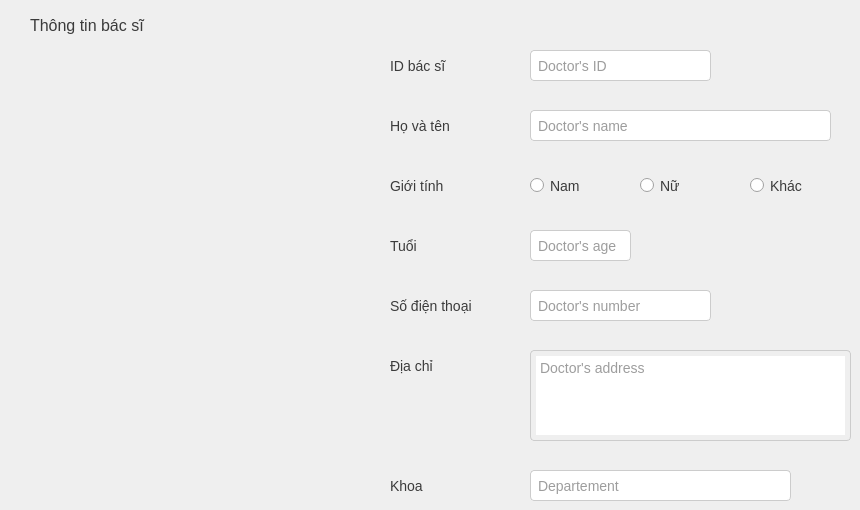
      <widget class="QWidget" name="page_3">
       <widget class="QLineEdit" name="infor_doctor_input_2">
        <property name="geometry">
         <rect>
          <x>530</x>
          <y>110</y>
          <width>301</width>
          <height>31</height>
         </rect>
        </property>
        <property name="styleSheet">
         <string notr="true">border: 1px solid #ccc;
color: #3b3b3b;
font-size: 14px;
padding: 5px;
border-radius: 4px;</string>
        </property>
        <property name="maxLength">
         <number>40</number>
        </property>
        <property name="placeholderText">
         <string>Doctor's name</string>
        </property>
       </widget>
       <widget class="QLabel" name="label_48">
        <property name="geometry">
         <rect>
          <x>390</x>
          <y>170</y>
          <width>101</width>
          <height>31</height>
         </rect>
        </property>
        <property name="styleSheet">
         <string notr="true">color: #3b3b3b;
font-size: 14px;</string>
        </property>
        <property name="text">
         <string>Giới tính</string>
        </property>
       </widget>
       <widget class="QLabel" name="label_49">
        <property name="geometry">
         <rect>
          <x>390</x>
          <y>290</y>
          <width>101</width>
          <height>31</height>
         </rect>
        </property>
        <property name="styleSheet">
         <string notr="true">color: #3b3b3b;
font-size: 14px;</string>
        </property>
        <property name="text">
         <string>Số điện thoại</string>
        </property>
       </widget>
       <widget class="QLabel" name="label_50">
        <property name="geometry">
         <rect>
          <x>390</x>
          <y>350</y>
          <width>101</width>
          <height>31</height>
         </rect>
        </property>
        <property name="styleSheet">
         <string notr="true">color: #3b3b3b;
font-size: 14px;</string>
        </property>
        <property name="text">
         <string>Địa chỉ</string>
        </property>
       </widget>
       <widget class="QLabel" name="label_51">
        <property name="geometry">
         <rect>
          <x>30</x>
          <y>10</y>
          <width>161</width>
          <height>31</height>
         </rect>
        </property>
        <property name="styleSheet">
         <string notr="true">color: #3b3b3b;
font-size: 16px;</string>
        </property>
        <property name="text">
         <string>Thông tin bác sĩ</string>
        </property>
       </widget>
       <widget class="QLineEdit" name="infor_doctor_input_3">
        <property name="geometry">
         <rect>
          <x>530</x>
          <y>230</y>
          <width>101</width>
          <height>31</height>
         </rect>
        </property>
        <property name="styleSheet">
         <string notr="true">border: 1px solid #ccc;
color: #3b3b3b;
font-size: 14px;
padding: 5px;
border-radius: 4px;</string>
        </property>
        <property name="maxLength">
         <number>3</number>
        </property>
        <property name="placeholderText">
         <string>Doctor's age</string>
        </property>
       </widget>
       <widget class="QRadioButton" name="inf_doctor_rdb_3">
        <property name="geometry">
         <rect>
          <x>750</x>
          <y>170</y>
          <width>81</width>
          <height>31</height>
         </rect>
        </property>
        <property name="styleSheet">
         <string notr="true">color: #3b3b3b;
font-size: 14px;</string>
        </property>
        <property name="text">
         <string>Khác</string>
        </property>
       </widget>
       <widget class="QLabel" name="label_52">
        <property name="geometry">
         <rect>
          <x>390</x>
          <y>230</y>
          <width>101</width>
          <height>31</height>
         </rect>
        </property>
        <property name="styleSheet">
         <string notr="true">color: #3b3b3b;
font-size: 14px;</string>
        </property>
        <property name="text">
         <string>Tuổi</string>
        </property>
       </widget>
       <widget class="QLineEdit" name="infor_doctor_input_4">
        <property name="geometry">
         <rect>
          <x>530</x>
          <y>290</y>
          <width>181</width>
          <height>31</height>
         </rect>
        </property>
        <property name="styleSheet">
         <string notr="true">border: 1px solid #ccc;
color: #3b3b3b;
font-size: 14px;
padding: 5px;
border-radius: 4px;</string>
        </property>
        <property name="maxLength">
         <number>10</number>
        </property>
        <property name="placeholderText">
         <string>Doctor's number</string>
        </property>
       </widget>
       <widget class="QLabel" name="label_53">
        <property name="geometry">
         <rect>
          <x>390</x>
          <y>50</y>
          <width>91</width>
          <height>31</height>
         </rect>
        </property>
        <property name="styleSheet">
         <string notr="true">color: #3b3b3b;
font-size: 14px;</string>
        </property>
        <property name="text">
         <string>ID bác sĩ</string>
        </property>
       </widget>
       <widget class="QTextEdit" name="infor_doctor_input_5">
        <property name="geometry">
         <rect>
          <x>530</x>
          <y>350</y>
          <width>321</width>
          <height>91</height>
         </rect>
        </property>
        <property name="styleSheet">
         <string notr="true">border: 1px solid #ccc;
color: #3b3b3b;
font-size: 14px;
padding: 5px;
border-radius: 4px;</string>
        </property>
        <property name="placeholderText">
         <string>Doctor's address</string>
        </property>
       </widget>
       <widget class="QRadioButton" name="inf_doctor_rdb_1">
        <property name="geometry">
         <rect>
          <x>530</x>
          <y>170</y>
          <width>81</width>
          <height>31</height>
         </rect>
        </property>
        <property name="styleSheet">
         <string notr="true">color: #3b3b3b;
font-size: 14px;</string>
        </property>
        <property name="text">
         <string>Nam</string>
        </property>
       </widget>
       <widget class="QRadioButton" name="inf_doctor_rdb_2">
        <property name="geometry">
         <rect>
          <x>640</x>
          <y>170</y>
          <width>81</width>
          <height>31</height>
         </rect>
        </property>
        <property name="styleSheet">
         <string notr="true">color: #3b3b3b;
font-size: 14px;</string>
        </property>
        <property name="text">
         <string>Nữ</string>
        </property>
       </widget>
       <widget class="QLineEdit" name="infor_doctor_input_1">
        <property name="geometry">
         <rect>
          <x>530</x>
          <y>50</y>
          <width>181</width>
          <height>31</height>
         </rect>
        </property>
        <property name="styleSheet">
         <string notr="true">border: 1px solid #ccc;
color: #3b3b3b;
font-size: 14px;
padding: 5px;
border-radius: 4px;</string>
        </property>
        <property name="maxLength">
         <number>20</number>
        </property>
        <property name="placeholderText">
         <string>Doctor's ID</string>
        </property>
       </widget>
       <widget class="QLabel" name="label_54">
        <property name="geometry">
         <rect>
          <x>390</x>
          <y>110</y>
          <width>101</width>
          <height>31</height>
         </rect>
        </property>
        <property name="styleSheet">
         <string notr="true">color: #3b3b3b;
font-size: 14px;</string>
        </property>
        <property name="text">
         <string>Họ và tên</string>
        </property>
       </widget>
       <widget class="QLineEdit" name="infor_doctor_input_6">
        <property name="geometry">
         <rect>
          <x>530</x>
          <y>470</y>
          <width>261</width>
          <height>31</height>
         </rect>
        </property>
        <property name="styleSheet">
         <string notr="true">border: 1px solid #ccc;
color: #3b3b3b;
font-size: 14px;
padding: 5px;
border-radius: 4px;</string>
        </property>
        <property name="maxLength">
         <number>100</number>
        </property>
        <property name="placeholderText">
         <string>Departement</string>
        </property>
       </widget>
       <widget class="QLabel" name="dp_label_2">
        <property name="geometry">
         <rect>
          <x>390</x>
          <y>470</y>
          <width>111</width>
          <height>31</height>
         </rect>
        </property>
        <property name="styleSheet">
         <string notr="true">color: #3b3b3b;
font-size: 14px;</string>
        </property>
        <property name="text">
         <string>Khoa</string>
        </property>
       </widget>
       <widget class="QLabel" name="inf_doctor_picture">
        <property name="geometry">
         <rect>
          <x>130</x>
          <y>50</y>
          <width>171</width>
          <height>151</height>
         </rect>
        </property>
        <property name="text">
         <string/>
        </property>
       </widget>
      </widget>
